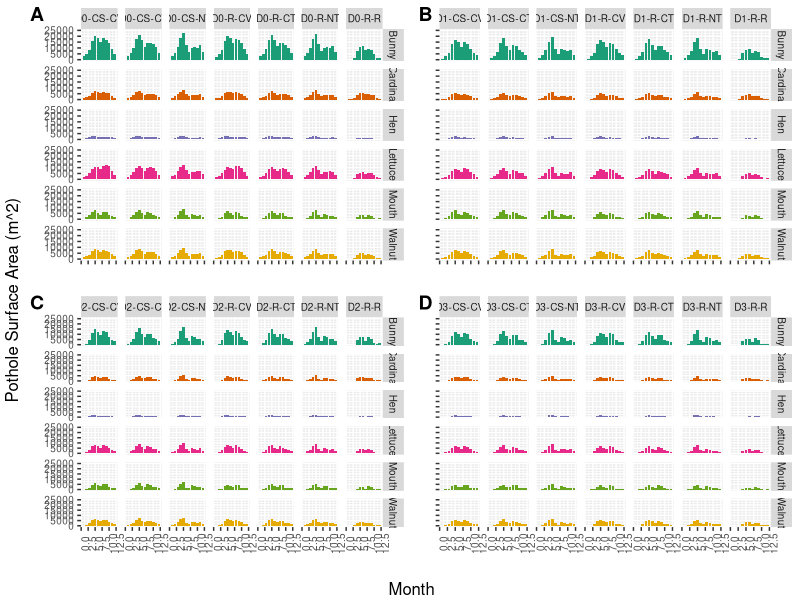

Here is the R script that generated this plot:
## ---- chunk 1
knitr::opts_chunk$set(echo = TRUE)
## ---- chunk 2
area.bunny.df <- read.csv("area_time_series_bunny.csv", header=T, sep=",")
area.walnut.df <- read.csv("area_time_series_walnut.csv", header=T, sep=",")
area.lettuce.df <- read.csv("area_time_series_lettuce.csv", header=T, sep=",")
area.cardinal.df <- read.csv("area_time_series_cardinal.csv", header=T, sep=",")
area.hen.df <- read.csv("area_time_series_hen.csv", header=T, sep=",")
area.mouth.df <- read.csv("area_time_series_mouth.csv", header=T, sep=",")
## ---- chunk 3

# LIBRARY ====
library(tidyr)
library(dplyr)
library(ggplot2)
library(reshape2)
library(ggpubr)

# SCENARIOS ===== 

simulation_numbers <- data.frame("Drain0" = c(22, 23, 24, 3, 12, 13, 1),
                                 "Drain1" = c(4, 14, 25, 19, 29, 33, 36),
                                 "Drain2" = c(5, 15, 26, 20, 30, 34, 37),
                                 "Drain3" = c(6, 16, 27, 21, 31, 35, 38))
simulation_numbers2 <- data.frame("CSCV" = c(22, 4, 5, 6),
                                  "CSCT" = c(23, 14, 15, 16),
                                  "CSNT" = c(24, 25, 26, 27),
                                  "RCV" = c(3, 19, 20, 21),
                                  "RCT" = c(12, 29, 30, 31),
                                  "RNT" = c(13, 33, 34, 35),
                                  "RR" = c(1, 36, 37, 38))

simulation_numbers3 <- data.frame("PDCC" = c(0, 7, 8, 9, 10, 17))

simulation_shortIDs <- data.frame("Drain0" = c("D0-CS-CV", "D0-CS-CT", "D0-CS-NT", "D0-R-CV", "D0-R-CT", "D0-R-NT","D0-R-R"),
                                  "Drain1" = c("D1-CS-CV", "D1-CS-CT", "D1-CS-NT", "D1-R-CV", "D1-R-CT", "D1-R-NT","D1-R-R"),
                                  "Drain2" = c("D2-CS-CV", "D2-CS-CT", "D2-CS-NT", "D2-R-CV", "D2-R-CT", "D2-R-NT","D2-R-R"),
                                  "Drain3" = c("D3-CS-CV", "D3-CS-CT", "D3-CS-NT", "D3-R-CV", "D3-R-CT", "D3-R-NT","D3-R-R"))
simulation_shortIDs2 <- data.frame("CSCV" = c("D0-CS-CV", "D1-CS-CV", "D2-CS-CV", "D3-CS-CV"),
                                   "CSCT" = c("D0-CS-CT", "D1-CS-CT", "D2-CS-CT", "D3-CS-CT"),
                                   "CSNT" = c("D0-CS-NT", "D1-CS-NT", "D2-CS-NT", "D3-CS-NT"),
                                   "RCV" = c("D0-R-CV", "D1-R-CV", "D2-R-CV", "D3-R-CV"),
                                   "RCT" = c("D0-R-CT", "D1-R-CT", "D2-R-CT", "D3-R-CT"),
                                   "RNT" = c("D0-R-NT", "D1-R-NT", "D2-R-NT", "D3-R-NT"),
                                   "RR" = c("D0-R-R", "D1-R-R", "D2-R-R", "D3-R-R"))
simulation_shortIDs3 <- data.frame("PDCC" = c("DX-X-CV","PD-2E", "PD-2L", "PD-4L", "PD-6L", "DX-CC-NT"))

simulation_names <- data.frame("Drain0" = c("Drain0", "Drain0CT", "Drain0NT", "RetiredPothole", "ConTillRetired", "NoTillRetired","RetiredAll"),
                               "Drain1" = c("Drain01", "ConTillDrain01", "Drain1NT", "Drain1Retired", "Drain1RetiredCT", "Drain1RetiredNT","Drain1RetiredAll"),
                               "Drain2" = c("Drain02", "ConTillDrain02", "Drain2NT", "Drain2Retired", "Drain2RetiredCT", "Drain2RetiredNT","Drain2RetiredAll"),
                               "Drain3" = c("Drain03", "ConTillDrain03", "Drain3NT", "Drain3Retired", "Drain3RetiredCT", "Drain3RetiredNT","Drain3RetiredAll"))

simulation_names2 <- data.frame("CSCV" = c("Drain0", "Drain01", "Drain02", "Drain03"),
                                "CSCT" = c("Drain0CT", "ConTillDrain01", "ConTillDrain02", "ConTillDrain03"),
                                "CSNT" = c("Drain0NT", "Drain1NT", "Drain2NT", "Drain3NT"),
                                "RCV" = c("RetiredPothole", "Drain1Retired", "Drain2Retired", "Drain3Retired"),
                                "RCT" = c("ConTillRetired", "Drain1RetiredCT", "Drain2RetiredCT", "Drain3RetiredCT"),
                                "RNT" = c("NoTillRetired", "Drain1RetiredNT", "Drain2RetiredNT", "Drain3RetiredNT"),
                                "RR" = c("RetiredAll", "Drain1RetiredAll", "Drain2RetiredAll", "Drain3RetiredAll"))
simulation_names3 <- data.frame("PDCC" = c("Base", "PlantDate01", "PlantDate02", "PlantDate03", "PlantDate04", "CoverCrop"))



# FUNCTIONS ====
# function originally from 'AnnAGNPS_Output.Rproj' -> data_functions.R
find.monthly.max <- function(data.df) {
  max.by.month <- data.df %>%
    dplyr::group_by(Year, Month) %>%
    dplyr::summarise(
      Base = max(Base),
      RetiredAll = max(RetiredAll),
      ConTill = max(ConTill),
      RetiredPothole = max(RetiredPothole),
      Drain01 = max(Drain01),
      Drain02 = max(Drain02),
      Drain03 = max(Drain03),
      PlantDate01 = max(PlantDate01),
      PlantDate02 = max(PlantDate02),
      PlantDate03 = max(PlantDate03),
      PlantDate04 = max(PlantDate04),
      NoTill = max(NoTill),
      ConTillRetired = max(ConTillRetired),
      NoTillRetired = max(NoTillRetired),
      ConTillDrain01 = max(ConTillDrain01),
      ConTillDrain02 = max(ConTillDrain02),
      ConTillDrain03 = max(ConTillDrain03),
      CoverCrop = max(CoverCrop),
      BaseRetired = max(BaseRetired),
      Drain1Retired = max(Drain1Retired),
      Drain2Retired = max(Drain2Retired),
      Drain3Retired = max(Drain3Retired),
      Drain0 = max(Drain0),
      Drain0CT = max(Drain0CT),
      Drain0NT = max(Drain0NT),
      Drain1NT = max(Drain1NT),
      Drain2NT = max(Drain2NT),
      Drain3NT = max(Drain3NT),
      BaseRetiredCT = max(BaseRetiredCT),
      Drain1RetiredCT = max(Drain1RetiredCT),
      Drain2RetiredCT = max(Drain2RetiredCT),
      Drain3RetiredCT = max(Drain3RetiredCT),
      BaseRetiredNT = max(BaseRetiredNT),
      Drain1RetiredNT = max(Drain1RetiredNT),
      Drain2RetiredNT = max(Drain2RetiredNT),
      Drain3RetiredNT = max(Drain3RetiredNT),
      Drain1RetiredAll = max(Drain1RetiredAll),
      Drain2RetiredAll = max(Drain2RetiredAll),
      Drain3RetiredAll = max(Drain3RetiredAll)
    )
  return(max.by.month)
}

# function originally from 'AnnAGNPS_Output.Rproj' -> data_viz_functions.R
plot.max.monthly <- function(data.df, id) {
  
  mm <- data.df %>%
    group_by(Month) %>%
    summarise(Base=max(Base), RetiredAll=max(RetiredAll), ConTill =max(ConTill), 
              RetiredPothole=max(RetiredPothole), Drain01=max(Drain01), Drain02=max(Drain02),
              Drain03=max(Drain03), PlantDate01=max(PlantDate01), PlantDate02=max(PlantDate02),
              PlantDate03=max(PlantDate03), PlantDate04=max(PlantDate04), NoTill=max(NoTill),
              ConTillRetired=max(ConTillRetired), NoTillRetired=max(NoTillRetired), 
              ConTillDrain01=max(ConTillDrain01), ConTillDrain02=max(ConTillDrain02),ConTillDrain03=max(ConTillDrain03),
              CoverCrop=max(CoverCrop), BaseRetired=max(BaseRetired), Drain1Retired=max(Drain1Retired), 
              Drain2Retired=max(Drain2Retired), Drain3Retired=max(Drain3Retired)) %>%
    melt(id="Month") %>%
    as.data.frame()
  
  if (id == 1){
    col = "steelblue"
    nm = "bunny"
  } else if (id == 2) {
    col="tan4"
    nm = "walnut"
  }else if (id == 3) {
    col="seagreen"  
    nm = "lettuce"
  }else if (id == 4) {
    col="firebrick3"
    nm = "cardinal"
  }else if (id == 5) {
    col="goldenrod"
    nm = "hen"
  }else if (id == 6) {
    col="mediumpurple3"
    nm = "mouth"
  } else {
    col = "black"
  }
  
  png(paste("median.max.monthly.plot.",nm, ".png"), width = 1200, height = 800)
  # windows()
  plot.all <- ggplot(mm, aes(x=Month, y=value))+
    geom_bar(stat="identity", fill=col)+
    facet_wrap(~variable)+
    ylim(0, 7500)+
    labs(
      x="Month",
      y="Average Monthly Maximum Volume (m^3)")
  
  
  
  return(plot.all)
}

# function originally from 'AnnAGNPS_Output.Rproj' -> data_partitioning.R
max.function.partitioned3 <- function(data.df, id, supp.labs, labnms) {
  temp <- data.df %>%
    group_by(Month, Pothole, scen) %>%
    summarise(avg.max=mean(value), median.max=median(value)) #%>%
    # filter(avg.max != 0)
  
  labs <- as.character(supp.labs)
  names(labs) <- as.character(labnms)
  
  png(filename = paste0("avg_", id, "_comparison.png"), width=800, height=500)
  # windows()
  plot.max <- ggplot(temp, aes(x=Month, y=avg.max, fill=Pothole))+
    geom_bar(stat="identity")+
    facet_grid(cols = vars(scen), rows = vars(Pothole), labeller = labeller(scen = labs))+
    ylim(0, 25000)+
    theme(axis.text.x = element_text(angle = 90))+
    theme(text = element_text(size=9))+
    theme(legend.position = "none")+
    labs(
      x="",
      y="")+
    scale_fill_brewer(palette = "Dark2", labels=c("DX-CS-CV","DX-CS-CT","DX-CS-NT","DX-R-CV","DX-R-CT","DX-R-NT","DX-R-R"))
  plot.max
  return(plot.max)
}

# DATA PREP ====
area.max.month.bunny <- find.monthly.max(area.bunny.df)
area.max.month.walnut <- find.monthly.max(area.walnut.df)
area.max.month.lettuce <- find.monthly.max(area.lettuce.df)
area.max.month.cardinal <- find.monthly.max(area.cardinal.df)
area.max.month.hen <- find.monthly.max(area.hen.df)
area.max.month.mouth <- find.monthly.max(area.mouth.df)

data.for.partitioning2 <- rbind(area.max.month.bunny, area.max.month.walnut, area.max.month.lettuce, 
                                area.max.month.cardinal, area.max.month.hen, area.max.month.mouth)
data.for.partitioning2$Pothole <- c(rep("Bunny", 300), rep("Walnut", 300), rep("Lettuce", 300),
                                    rep("Cardinal", 300), rep("Hen", 300), rep("Mouth", 300))
# data.for.partitioning2 <- melt(data.for.partitioning2, id=c("Year", "Month", "Pothole"))


# PARTITIONING DATA =====

# drainage matrices ====

max.data.drain0 <- data.for.partitioning2[ , c(1:2, 42, (simulation_numbers$Drain0+3))]
max.data.drain0 <- max.data.drain0 %>%
  gather("variable", "value", 4:10)

max.data.drain0$scen <- factor(max.data.drain0$variable, levels = c("Drain0", "Drain0CT", "Drain0NT",
                                                                    "RetiredPothole", "ConTillRetired",
                                                                    "NoTillRetired", "RetiredAll"))

# max.data.drain0.filter <- max.data.drain0 %>%
#   filter(Pothole != "Mouth" & Pothole != "Hen") %>%
#   filter(variable == "Drain0" | variable == "RetiredPothole" | variable == "RetiredAll")

max.data.drain1 <- data.for.partitioning2[ , c(1:2, 42, (simulation_numbers$Drain1+3))]
max.data.drain1 <- max.data.drain1 %>%
  gather("variable", "value", 4:10)

max.data.drain1$scen <- factor(max.data.drain1$variable, levels=c("Drain01", "ConTillDrain01", "Drain1NT",
                                                                   "Drain1Retired", "Drain1RetiredCT", 
                                                                   "Drain1RetiredNT", "Drain1RetiredAll"))

max.data.drain2 <- data.for.partitioning2[ , c(1:2, 42, (simulation_numbers$Drain2+3))]
max.data.drain2 <- max.data.drain2 %>%
  gather("variable", "value", 4:10)

max.data.drain2$scen <- factor(max.data.drain2$variable, levels=c("Drain02", "ConTillDrain02", "Drain2NT",
                                                                  "Drain2Retired", "Drain2RetiredCT", 
                                                                  "Drain2RetiredNT", "Drain2RetiredAll"))


max.data.drain3 <- data.for.partitioning2[ , c(1:2, 42, (simulation_numbers$Drain3+3))]
max.data.drain3 <- max.data.drain3 %>%
  gather("variable", "value", 4:10)

max.data.drain3$scen <- factor(max.data.drain3$variable, levels=c("Drain03", "ConTillDrain03", "Drain3NT",
                                                                  "Drain3Retired", "Drain3RetiredCT", 
                                                                  "Drain3RetiredNT", "Drain3RetiredAll"))


# tillage matrices ====
max.data.CSCV <- data.for.partitioning2[ , c(1:2, 42, (simulation_numbers2$CSCV)+3)]
max.data.CSCV <- max.data.CSCV %>%
  gather("variable", "value", 4:7)

max.data.CSCT <- data.for.partitioning2[ , c(1:2, 42, (simulation_numbers2$CSCT)+3)]
max.data.CSCT <- max.data.CSCT %>%
  gather("variable", "value", 4:7)

max.data.CSNT <- data.for.partitioning2[ , c(1:2, 42, (simulation_numbers2$CSNT)+3)]
max.data.CSNT <- max.data.CSNT %>%
  gather("variable", "value", 4:7)

max.data.RCV <- data.for.partitioning2[ , c(1:2, 42, (simulation_numbers2$RCV)+3)]
max.data.RCV <- max.data.RCV %>%
  gather("variable", "value", 4:7)

max.data.RCT <- data.for.partitioning2[ , c(1:2, 42, (simulation_numbers2$RCT)+3)]
max.data.RCT <- max.data.RCT %>%
  gather("variable", "value", 4:7)

max.data.RNT <- data.for.partitioning2[ , c(1:2, 42, (simulation_numbers2$RNT)+3)]
max.data.RNT <- max.data.RNT %>%
  gather("variable", "value", 4:7)

max.data.RR <- data.for.partitioning2[ , c(1:2, 42, (simulation_numbers2$RR)+3)]
max.data.RR <- max.data.RR %>%
  gather("variable", "value", 4:7)


# APPLY PLOT FUNCTIONS ======

# drainage matrices ====

m1 <- max.function.partitioned3(max.data.drain0, "drain0", simulation_shortIDs$Drain0, simulation_names$Drain0)
dev.off()

# max.function.partitioned2(max.data.drain0.filter, "Simulation Comparison, No Drainage Present", "drain0_abbr", simulation_shortIDs$Drain0, simulation_names$Drain0)
# dev.off()

m2 <- max.function.partitioned3(max.data.drain1, "drain1", simulation_shortIDs$Drain1, simulation_names$Drain1)
dev.off()

m3 <- max.function.partitioned3(max.data.drain2, "drain2", simulation_shortIDs$Drain2, simulation_names$Drain2)
dev.off()

m4 <- max.function.partitioned3(max.data.drain3, "drain3", simulation_shortIDs$Drain3, simulation_names$Drain3)
dev.off()

# windows()
png(filename = "pub_maxplot.png", width=1000, height=750)
arr <- ggarrange(
  m1+theme(axis.text.x = element_blank()),
  m2+theme(axis.text.x = element_blank(), axis.text.y = element_blank()),
  m3,
  m4+theme(axis.text.y = element_blank()),
  labels = c("A", "B", "C", "D"),
  ncol = 2,
  nrow = 2
)
annotate_figure(arr, 
                left =text_grob("Pothole Surface Area (m^2)", rot = 90),
                bottom = text_grob("Month"))
dev.off()


# data frame for plots
plt.data1 <- layer_data(m1, 1)
write.csv(plt.data1, "m1.csv", sep = ",")
plt.data2 <- layer_data(m2, 1)
write.csv(plt.data2, "m2.csv", sep = ",")
plt.data3 <- layer_data(m3, 1)
write.csv(plt.data3, "m3.csv", sep = ",")
plt.data4 <- layer_data(m4, 1)
write.csv(plt.data4, "m4.csv", sep = ",")
